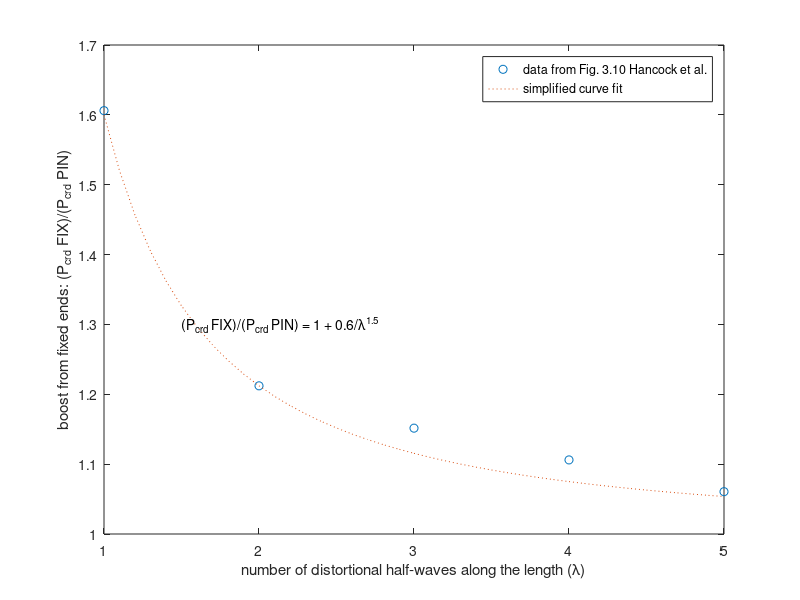

The MATLAB script that drew this image:
%June 6 2005
% Digitization of Figure 3.10 in Hancock Murray Ellifritt
%
clear all
close all
%
data=[
    1	1.606060606
2	1.212121212
3	1.151515152
4	1.106060606
5	1.060606061];
h1=plot(data(:,1),data(:,2),'o')
xlabel('number of distortional half-waves along the length (\lambda)')
ylabel('boost from fixed ends: (P_{crd} FIX)/(P_{crd} PIN)')
%
xfit=1:0.1:5;
yfit=1+.6./xfit.^1.5;
%
hold on
h2=plot(xfit,yfit,':')
hold off
%
legend([h1 h2],'data from Fig. 3.10 Hancock et al.','simplified curve fit')
%
text(1.5,1.3,'(P_{crd} FIX)/(P_{crd} PIN) = 1 + 0.6/\lambda^{1.5}')